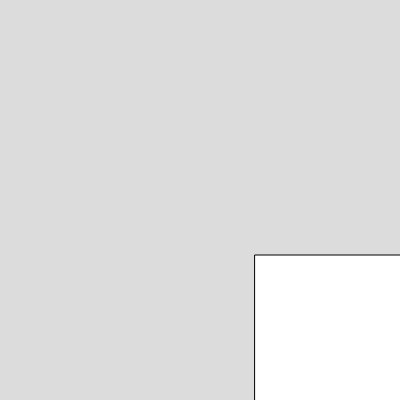
Frame 1 (no input)
Frame 60 (no input): identical to frame 1, image omitted
Frame 120 (the mouse pressed at the canvas centre since frame 60): identical to frame 1, image omitted

The p5.js sketch that drew this single still picture (run headless with seeded random() and noise() and a simulated clock; from frame 60 on, the mouse is pressed at the canvas centre):

// p5.js sketch
// ── sketch.js
function setup() {
    createCanvas(400, 400);
  }
  
  function draw() {
    background(220);
    square(255,255,255);
  }
